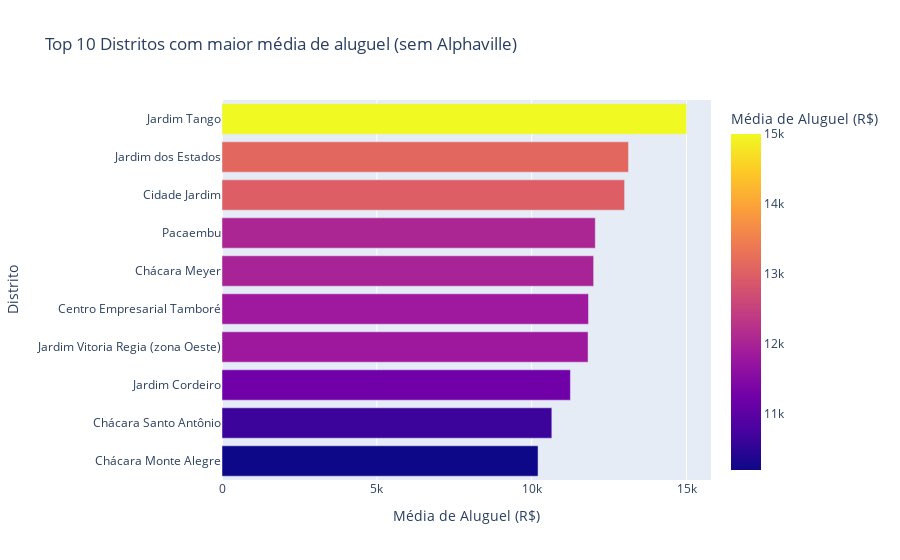

Notebook code cell kept with this figure:
### Code cell
distritos_rent = aptos.groupby("district")['rent'].mean().reset_index()
distritos_rent = distritos_rent[~distritos_rent["district"].str.lower().str.contains("alphaville")]
top_distritos_rent = distritos_rent.sort_values('rent', ascending=False)[:10]
top_distritos_rent.columns = ["Distrito", "Média de Aluguel"]

fig = px.bar(top_distritos_rent,
             y="Distrito",
             x="Média de Aluguel",
             orientation='h',
             title="Top 10 Distritos com maior média de aluguel (sem Alphaville)",
             labels={"Média de Aluguel":"Média de Aluguel (R$)", "Distrito":"Distrito"},
             color="Média de Aluguel")

fig.update_yaxes(autorange="reversed")

fig.write_image("../data/plotly-imgs/top10_distritos_maior_aluguel.jpg")
fig.show()

### Figure 1 — Plotly figure (JSON) as saved in the notebook; plotly's stock layout.template omitted (floating-point values rounded to 4 significant figures)
{"data": [{"alignmentgroup": "True", "hovertemplate": "Média de Aluguel (R$)=%{marker.color}<br>Distrito=%{y}<extra></extra>", "legendgroup": "", "marker": {"color": [15000, 13125, 13000, 12054, 12000, 11830.0, 11820, 11250, 10650, 10205], "coloraxis": "coloraxis", "pattern": {"shape": ""}}, "name": "", "offsetgroup": "", "orientation": "h", "showlegend": false, "textposition": "auto", "type": "bar", "x": [15000, 13125, 13000, 12054, 12000, 11830.0, 11820, 11250, 10650, 10205], "xaxis": "x", "y": ["Jardim Tango", "Jardim dos Estados", "Cidade Jardim", "Pacaembu", "Chácara Meyer", "Centro Empresarial Tamboré", "Jardim Vitoria Regia (zona Oeste)", "Jardim Cordeiro", "Chácara Santo Antônio", "Chácara Monte Alegre"], "yaxis": "y"}], "layout": {"barmode": "relative", "coloraxis": {"colorbar": {"title": {"text": "Média de Aluguel (R$)"}}, "colorscale": [[0, "#0d0887"], [0.1111, "#46039f"], [0.2222, "#7201a8"], [0.3333, "#9c179e"], [0.4444, "#bd3786"], [0.5556, "#d8576b"], [0.6667, "#ed7953"], [0.7778, "#fb9f3a"], [0.8889, "#fdca26"], [1, "#f0f921"]]}, "legend": {"tracegroupgap": 0}, "title": {"text": "Top 10 Distritos com maior média de aluguel (sem Alphaville)"}, "xaxis": {"anchor": "y", "domain": [0, 1], "title": {"text": "Média de Aluguel (R$)"}}, "yaxis": {"anchor": "x", "autorange": "reversed", "domain": [0, 1], "title": {"text": "Distrito"}}}}
